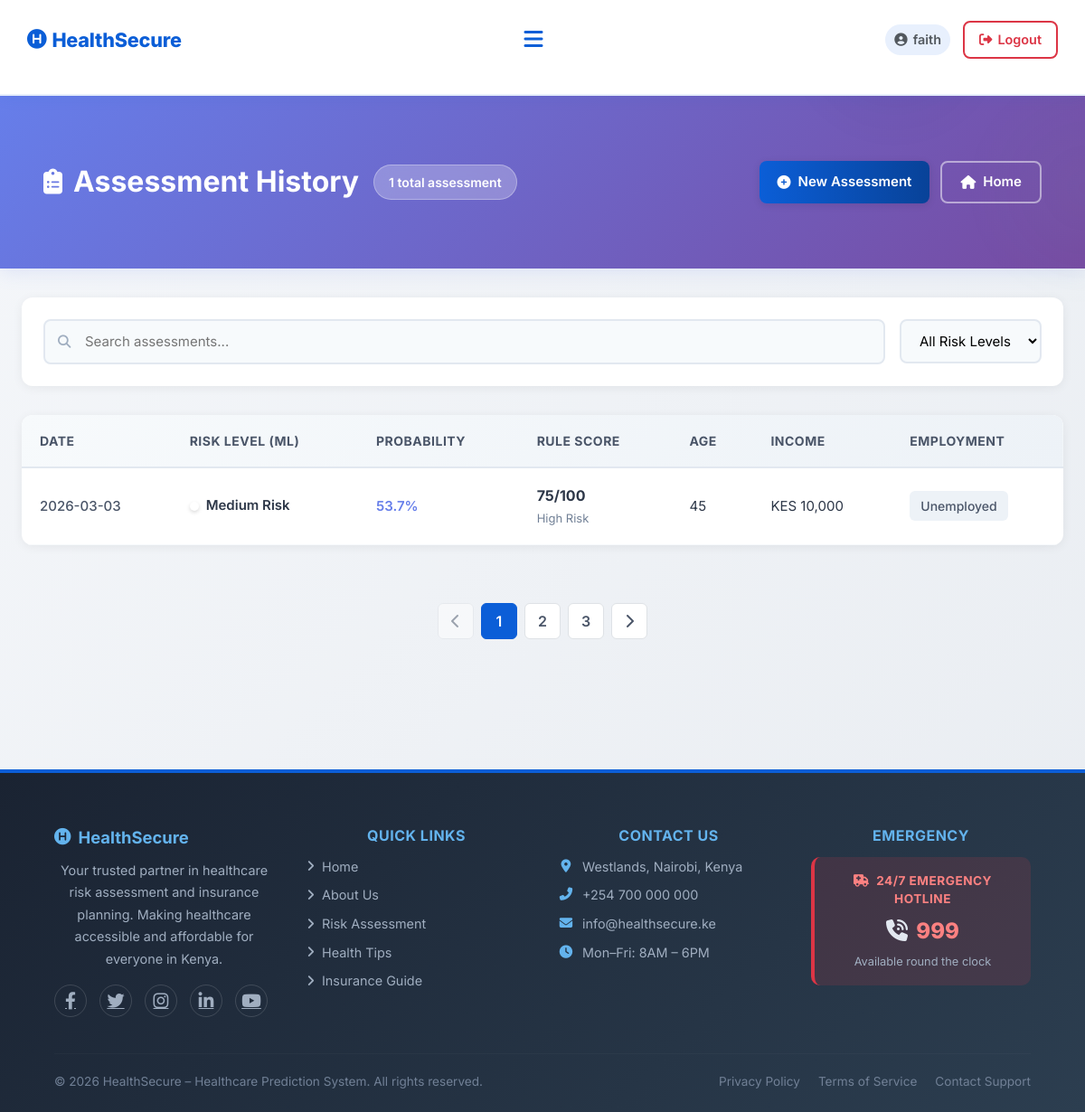
The page /history (signed in) on the database as committed earlier.
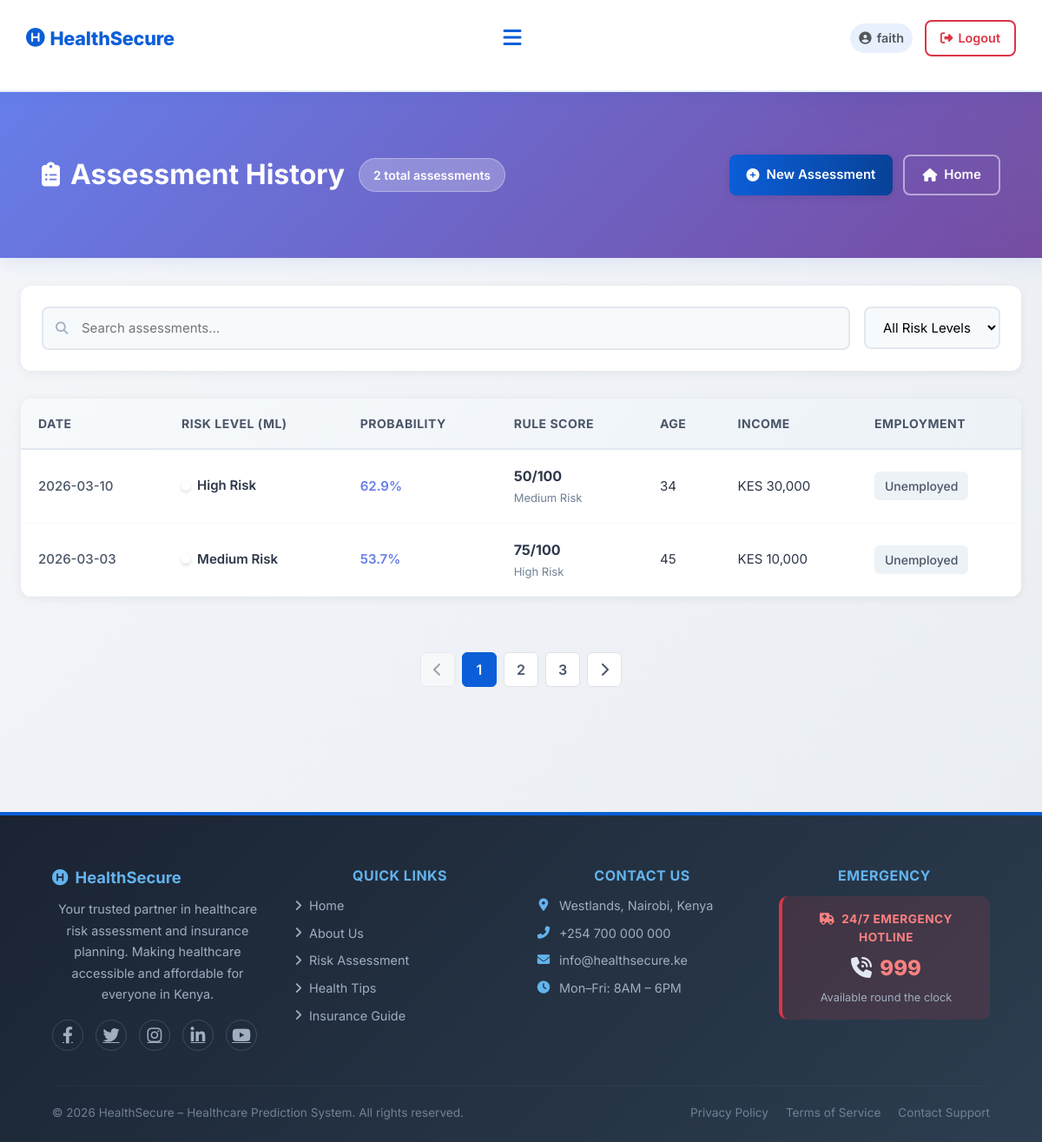
The same page on the database as committed later.
### tables this page shows
CREATE TABLE assessments (
            id INTEGER PRIMARY KEY AUTOINCREMENT,
            user_id INTEGER NOT NULL,
            age INTEGER,
            gender TEXT,
            marital_status TEXT,
            employment_status TEXT,
            income REAL,
            children INTEGER,
            education_level TEXT,
            residence_type TEXT,
            chronic_illness TEXT,
            family_size INTEGER,
            healthcare_knowledge TEXT,
            hospital_visit_gap REAL,
            routine_checkups INTEGER,
            cancer_screening INTEGER,
            dental_checkup INTEGER,
            mental_health_support INTEGER,
            risk_level TEXT,
            probability REAL,
            created_at TIMESTAMP DEFAULT CURRENT_TIMESTAMP, rule_based_score INTEGER DEFAULT 0, rule_based_category TEXT DEFAULT "Unknown",
            FOREIGN KEY (user_id) REFERENCES users (id)
        );

### app.py (the view)
@app.route('/history')
def history():
    if not session.get('logged_in'):
        flash('Please log in to view your history.', 'warning')
        return redirect(url_for('login'))
    conn = get_db_connection()
    assessments = conn.execute(
        'SELECT * FROM assessments WHERE user_id = ? ORDER BY created_at DESC LIMIT 20',
        (session.get('user_id'),)
    ).fetchall()
    conn.close()
    return render_template('history.html',
                          assessments=assessments,
                          username=session.get('username'))

### app.py (called while the page is built)
def get_db_connection():
    conn = sqlite3.connect(DATABASE)
    conn.row_factory = sqlite3.Row
    return conn

### templates/history.html (shortened to what this page needs)
{% extends "base.html" %}
{% block extra_css %}
<link rel="stylesheet" href="{{ url_for('static', filename='css/history.css') }}">
{% endblock %}
{% block content %}
    <div class="history-page-header">
        <div class="history-page-container">
            <div class="header-content">
                <div class="header-left">
                    <h1 class="page-title">
                        <i class="fas fa-clipboard-list"></i>
                        Assessment History
                    </h1>
                    {% if assessments %}
                    <span class="total-badge">{{ assessments|length }} total assessment{{ 's' if assessments|length != 1 else '' }}</span>
                    {% endif %}
                </div>
                <div class="header-actions">
                    <a href="{{ url_for('assess') }}" class="btn-modern btn-primary">
                        <i class="fas fa-plus-circle"></i> New Assessment
                    </a>
                    <a href="{{ url_for('index') }}" class="btn-modern btn-outline">
                        <i class="fas fa-home"></i> Home
                    </a>
                </div>
            </div>
        </div>
    </div>
    <div class="history-page-container">
        {% if assessments %}
        <div class="filter-bar">
            <div class="search-box">
                <i class="fas fa-search"></i>
                <input type="text" id="searchInput" placeholder="Search assessments..." aria-label="Search assessments">
            </div>
            <div class="filter-controls">
                <select class="filter-select" id="riskFilter" aria-label="Filter by risk level">
                    <option value="">All Risk Levels</option>
                </select>
            </div>
        </div>
        <div class="table-container desktop-only">
            <table class="modern-table">
                <thead>
                    <tr>
                        <th>Date</th>
                        <th>Risk Level (ML)</th>
                        <th>Probability</th>
                        <th>Rule Score</th>
                        <th>Age</th>
                        <th>Income</th>
                        <th>Employment</th>
                    </tr>
                </thead>
                <tbody>
                    {% for assessment in assessments %}
                    <tr class="table-row" data-risk="{{ assessment['risk_level'].lower().replace(' ', '-').replace('risk', '').strip() }}">
                        <td data-label="Date">
                            <span class="date-text">{{ assessment['created_at'][:10] }}</span>
                        </td>
                        <td data-label="Risk Level">
                            <div class="risk-indicator">
                                <span class="risk-dot risk-dot-{{ assessment['risk_level'].lower().replace(' ', '-').replace('risk', '').strip() }}"></span>
                                <span class="risk-label">{{ assessment['risk_level'] }}</span>
                            </div>
                        </td>
                        <td data-label="Probability">
                            <span class="probability-text">{{ "%.1f"|format(assessment['probability']) }}%</span>
                        </td>
                        <td data-label="Rule Score">
                            <div class="rule-score-cell">
                                <strong class="score-value">{{ assessment['rule_based_score'] or 'N/A' }}/100</strong>
                                <small class="score-category">{{ assessment['rule_based_category'] or 'N/A' }}</small>
                            </div>
                        </td>
                        <td data-label="Age">{{ assessment['age'] }}</td>
                        <td data-label="Income">KES {{ "{:,.0f}".format(assessment['income']) }}</td>
                        <td data-label="Employment">
                            <span class="employment-badge">{{ assessment['employment_status'] }}</span>
                        </td>
                    </tr>
                    {% endfor %}
                </tbody>
            </table>
        </div>
        <div class="pagination-container">
            <button class="pagination-btn" disabled>
                <i class="fas fa-chevron-left"></i>
            </button>
            <button class="pagination-btn active">1</button>
            <button class="pagination-btn">2</button>
            <button class="pagination-btn">3</button>
            <button class="pagination-btn">
                <i class="fas fa-chevron-right"></i>
            </button>
        </div>
        {% endif %}
    </div>
{% endblock %}

### templates/base.html (shortened to what this page needs)
<!DOCTYPE html>
<html lang="en">
<head>
    <link rel="stylesheet" href="https://cdn.jsdelivr.net/npm/bootstrap@5.3.2/dist/css/bootstrap.min.css">
    <link rel="stylesheet" href="https://cdnjs.cloudflare.com/ajax/libs/font-awesome/6.4.0/css/all.min.css">
    <link rel="stylesheet" href="{{ url_for('static', filename='css/base.css') }}">
    <link rel="stylesheet" href="{{ url_for('static', filename='css/style.css') }}">
    {% block extra_css %}{% endblock %}
</head>
<body>
<nav class="navbar" role="navigation" aria-label="Main navigation">
    <a href="{{ url_for('index') }}" class="logo" aria-label="HealthSecure Home">
        <i class="fa-solid fa-circle-h" aria-hidden="true"></i> HealthSecure
    </a>
    <button class="hamburger-menu" id="hamburgerBtn" aria-label="Toggle navigation" aria-expanded="false" aria-controls="navLinks">
        <i class="fa-solid fa-bars" aria-hidden="true"></i>
    </button>
    <div class="nav-right">
        {% if session.logged_in %}
            <span class="nav-username">
                <i class="fa-solid fa-circle-user" aria-hidden="true"></i> {{ session.username }}
            </span>
            <a href="{{ url_for('logout') }}" class="nav-auth-link nav-logout-link">
                <i class="fas fa-sign-out-alt" aria-hidden="true"></i> Logout
            </a>
        {% endif %}
    </div>
</nav>
<main id="main-content">
    {% block content %}{% endblock %}
</main>
<footer class="footer" role="contentinfo">
    <div class="footer-grid">
        <div>
            <h5 class="footer-brand-title">
                <i class="fa-solid fa-circle-h" aria-hidden="true"></i> HealthSecure
            </h5>
            <p class="footer-text">
                Your trusted partner in healthcare risk assessment and insurance planning. Making healthcare accessible and affordable for everyone in Kenya.
            </p>
            <div class="footer-social" aria-label="Social media links">
                <a href="https://facebook.com" target="_blank" rel="noopener" aria-label="Facebook"><i class="fab fa-facebook-f" aria-hidden="true"></i></a>
                <a href="https://twitter.com" target="_blank" rel="noopener" aria-label="Twitter"><i class="fab fa-twitter" aria-hidden="true"></i></a>
                <a href="https://instagram.com" target="_blank" rel="noopener" aria-label="Instagram"><i class="fab fa-instagram" aria-hidden="true"></i></a>
                <a href="https://linkedin.com" target="_blank" rel="noopener" aria-label="LinkedIn"><i class="fab fa-linkedin-in" aria-hidden="true"></i></a>
                <a href="https://youtube.com" target="_blank" rel="noopener" aria-label="YouTube"><i class="fab fa-youtube" aria-hidden="true"></i></a>
            </div>
        </div>
        <div>
            <h5 class="footer-section-title">Quick Links</h5>
            <ul class="footer-links">
                <li><a href="{{ url_for('index') }}"><i class="fas fa-angle-right" aria-hidden="true"></i> Home</a></li>
                <li><a href="{{ url_for('about') }}"><i class="fas fa-angle-right" aria-hidden="true"></i> About Us</a></li>
                <li><a href="{{ url_for('assess') if session.logged_in else url_for('register') }}"><i class="fas fa-angle-right" aria-hidden="true"></i> Risk Assessment</a></li>
                <li><a href="{{ url_for('health_tips') }}"><i class="fas fa-angle-right" aria-hidden="true"></i> Health Tips</a></li>
                <li><a href="{{ url_for('blog') }}"><i class="fas fa-angle-right" aria-hidden="true"></i> Insurance Guide</a></li>
            </ul>
        </div>
        <div>
            <h5 class="footer-section-title">Contact Us</h5>
            <ul class="footer-contact-list">
                <li><i class="fas fa-map-marker-alt" aria-hidden="true"></i> Westlands, Nairobi, Kenya</li>
                <li><i class="fas fa-phone-alt" aria-hidden="true"></i> <a href="tel:+254700000000">+254 700 000 000</a></li>
                <li><i class="fas fa-envelope" aria-hidden="true"></i> <a href="mailto:info@healthsecure.ke">info@healthsecure.ke</a></li>
                <li><i class="fas fa-clock" aria-hidden="true"></i> Mon–Fri: 8AM – 6PM</li>
            </ul>
        </div>
        <div>
            <h5 class="footer-section-title">Emergency</h5>
            <div class="footer-emergency">
                <p class="footer-emergency-label"><i class="fas fa-ambulance me-1" aria-hidden="true"></i> 24/7 Emergency Hotline</p>
                <p class="footer-emergency-number"><i class="fas fa-phone-volume me-1" aria-hidden="true"></i> <a href="tel:999">999</a></p>
                <p class="footer-emergency-sub">Available round the clock</p>
            </div>
        </div>
    </div>
    <hr class="footer-divider">
    <div class="footer-bottom">
        <p style="margin:0;">© 2026 HealthSecure – Healthcare Prediction System. All rights reserved.</p>
        <div class="footer-bottom-links">
            <a href="#">Privacy Policy</a>
            <a href="#">Terms of Service</a>
            <a href="{{ url_for('contact') }}">Contact Support</a>
        </div>
    </div>
</footer>
</body>
</html>

### static/css/style.css (style rules this page uses)
:root { --bg: #f6f9fc; --surface: #ffffff; --primary: #0b5ed7; --primary-dark: #084298; --primary-light: #e8f0fd; --accent: #28a745; --muted: #52585e; --text: #1a2332; --soft: #eef2f6; --glass: rgba(255,255,255,0.75); --card-shadow: 0 8px 30px rgba(2,12,27,0.08); --radius: 12px; --transition: all 0.25s ease; }
* { margin: 0; padding: 0; box-sizing: border-box; font-family: "Inter", "Segoe UI", system-ui, sans-serif; }
html, body { overflow-x: hidden; max-width: 100%; }
body { background: linear-gradient(180deg, #ced8e7 0%, #eef6fb 100%); color: var(--text); -webkit-font-smoothing: antialiased; -moz-osx-font-smoothing: grayscale; position: relative; min-height: 100vh; width: 100%; }
body::before { content: ""; position: fixed; top: -7%; right: -7%; width: 420px; height: 420px; background: radial-gradient(circle at 30% 30%, rgba(4, 30, 68, 0.06), transparent 30%), radial-gradient(circle at 80% 70%, rgba(123,211,137,0.04), transparent 30%); pointer-events: none; z-index: 0; }
.navbar { display: flex; align-items: center; justify-content: space-between; padding: 14px 5%; background: #ffffff; backdrop-filter: blur(10px); border-bottom: 2px solid rgba(11, 94, 215, 0.10); box-shadow: 0 2px 16px rgba(11,94,215,0.08); position: sticky; top: 0; z-index: 1000; }
.logo { font-size: 1.35rem; font-weight: 800; color: var(--primary); letter-spacing: -0.2px; text-decoration: none; display: inline-flex; align-items: center; gap: 6px; flex-shrink: 0; }
.nav-right { display: flex; align-items: center; gap: 14px; }
footer { text-align: center; padding: 28px; background: linear-gradient(180deg, rgba(11,94,215,0.03), rgba(255,255,255,0.6)); color: var(--muted); font-size: 14px; border-top: 1px solid rgba(11,94,215,0.04); }
.btn-primary, .btn-success { background: linear-gradient(90deg, var(--primary), var(--primary-dark)) !important; border: none !important; color: #ffffff !important; box-shadow: 0 4px 16px rgba(11,94,215,0.20); font-weight: 600; }
.page-title { text-align: center; margin: 2.5rem 0; color: #0d0d0e; font-size: 28px; }
@media (max-width: 1200px) { .navbar { padding: 18px 30px; } }
.btn-primary { background: var(--secondary); color: white; }
.btn-outline { border: 2px solid #ffffff; color: #ffffff; background: rgba(255, 255, 255, 0.1); }

Rows that differ between the two databases and show on the page:
added assessments: created_at "2026-03-10", risk_level "High Risk", probability "62.9", rule_based_score "50", rule_based_category "Medium Risk", age "34", income "30,000", employment_status "Unemployed"
Other text that changed with them:
{{ assessments|length }}: "1" → "2"
{{ 's' if assessments|length != 1 else '' }}: (not shown) → "s"
